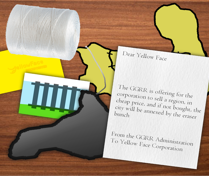
#> input picture gfx/event_pictures/TIG_event1.png, 209 x 176 px; its folder holds only this picture in this run
$ python resize.py
#> lines starting #> are read from the running program, lines starting #| are printed output that depends on the picture
#!/usr/bin/env python

from PIL import Image
import os
i = input("Insert filename: ")
#> the answer given: TIG_event1.png
for file in os.listdir('.'):
	print(file)
	if "." in file:
		if file == i:
			image = Image.open(file)
#> image is the input picture: PIL image 209x176 RGBA; mean R, G, B, A 174.7, 158.7, 127.7, 254.8
			image.resize((259, 176)).save(file)
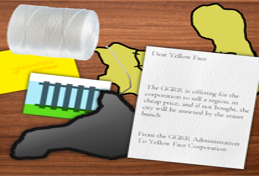
#> saved as TIG_event1.png: PIL image 259x176 RGBA; mean R, G, B, A 174.7, 158.7, 127.7, 254.8; transparent parts drawn white
			image = Image.open(file)
			image.crop((25, 0, 234, 176)).save(file)
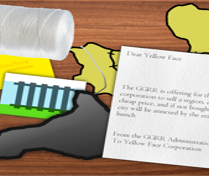
#> saved as TIG_event1.png: PIL image 209x176 RGBA; mean R, G, B, A 174.3, 160.9, 133.8, 254.8; transparent parts drawn white
